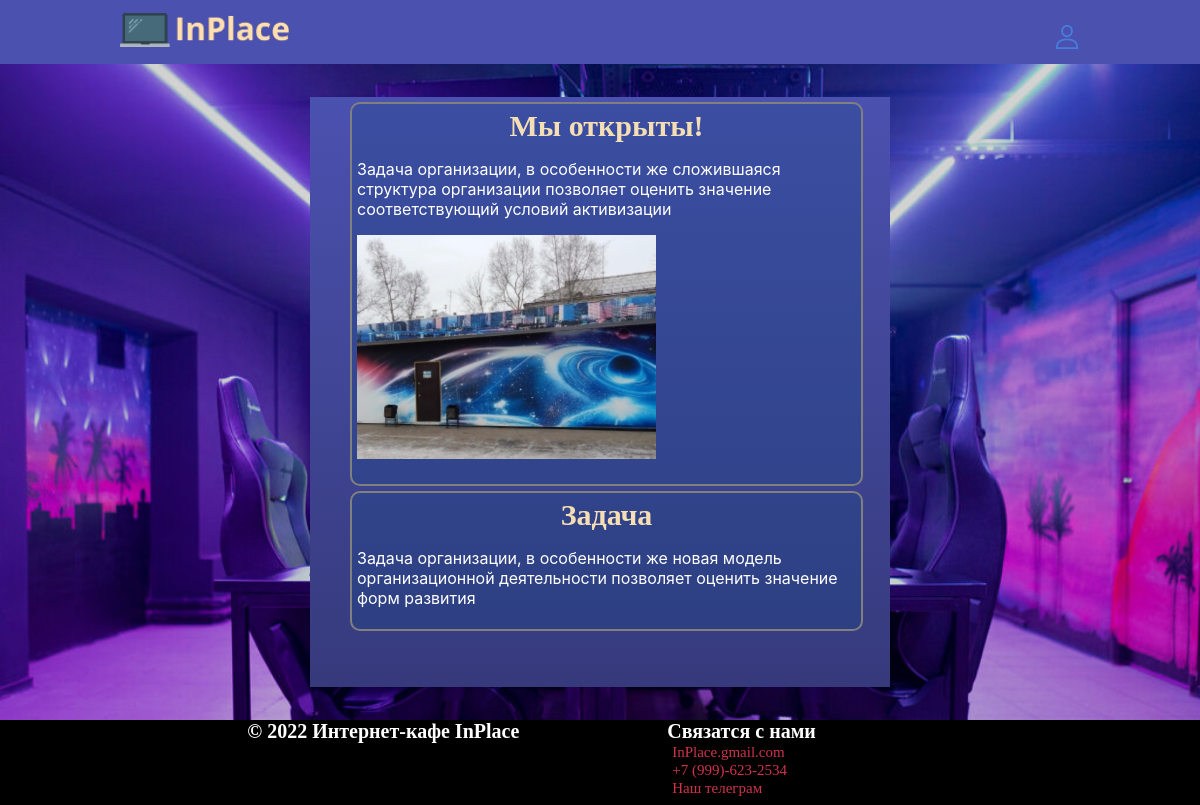
The page / on the database its author committed.
### tables this page shows
CREATE TABLE `Post` (
  `Id` int NOT NULL,
  `Title` varchar(75) NOT NULL,
  `Body` varchar(300) NOT NULL,
  `Img` varchar(100) NOT NULL,
  `User_Id` int NOT NULL
);

### helpers.php (called while the page is built, shortened)
<?php
function include_template($name, array $data = []) {
    $name = 'templates/' . $name;
    extract($data);
    require $name;
    $result = ob_get_clean();
    return $result;
}

### templates/main.php (the view, shortened to what this page needs)
<section class="posts">
    <ul class="post_block">
            <?php foreach($posts as $key => $item):?>
                <li>
                    <h1 class="title_post"><?=$item['Title']?></h1>
                    <p class="body_post"><?=$item['Body']?></p>
                    <?php if ($item['Img'] != NULL): ?><img src="img/<?=$item['Img']?>"><?php endif; ?>
                </li>
            <?php endforeach;?>
    </ul>
</section>

### templates/layout.php (shortened to what this page needs)
<!DOCTYPE html>
<html lang="en">
<head>
    <?php if(isset($link_css)):?>
        <?php foreach($link_css as $item):?>
            <link rel="stylesheet" href="<?=$item?>">
        <?php endforeach?>
    <?php endif?>
    <link rel="stylesheet" href="css/layout.css">
</head>
<body>
  <header>
        <nav>
            <a href="index.php"><img src="img/logo.png" width="100%" alt="Логотип"></a>
            <ul class="ul-nav">
                <li><input type="button" class="pop-inp"/></li>
            </ul>
        </nav>
    </header>
    <main>
        <?=$content?>
    </main>
    <footer>
        <div class="contact">
            <h2>© 2022 Интернет-кафе InPlace</h2>
        </div>
        <div class="contact">
            <h2>Связатся с нами</h2>
            <ul class="ul_contack">
                <li><a href="mailto:InPlace.gmail.com">InPlace.gmail.com</a></li>
                <li><a href="tel:+79996232534">+7 (999)-623-2534</a></li>
                <li><a href="#">Наш телеграм</a></li>
            </ul>
        </div>
    </footer>
</body>
</html>

### index.php (shortened to what this page needs)
<?php
require_once('helpers.php');
$con = mysqli_connect("localhost", "root", "","cafe");
mysqli_set_charset($con, "utf8");
$sql = "SELECT * FROM Post";
$result_posts = mysqli_query($con,$sql);
$post_rows = mysqli_fetch_all($result_posts, MYSQLI_ASSOC);
$link_css = ["css/main.css"];
$main_content = include_template('main.php', ['posts' => $post_rows, 'role' => $_SESSION['role']]);
if(isset($_SESSION['id'])){
    $layout_content = include_template('layout.php', ['content' => $main_content,  'link_css' => $link_css, 'start' => $_SESSION['id'], 'role' => $_SESSION['role']]);
}else{
    $layout_content = include_template('layout.php', ['content' => $main_content,  'link_css' => $link_css]);
}
print($layout_content);

### css/main.css (style rules this page uses)
main { background-image: url(../img/XXL.png); background-repeat: no-repeat; background-size: cover; height: 82%; }
body { margin: 0 auto; width: 100vw; height: 100vh; min-width: 300px; min-height: 750px; }
a:link { color: gray; }
a { text-decoration: none; }
.posts { height: 100%; display: flex; justify-content: center; align-items: center; }
.post_block { list-style-type: none; margin: 0 auto; overflow-y: scroll; background: linear-gradient(#4b51af, #363a7c); width: 45%; height: 90%; }
.post_block > li > img { max-width: 60%; }
.post_block > li { border: 2px gray solid; margin: 5px auto; border-radius: 10px; margin-right: 5%; padding: 5px; background: #1848864f; }
.title_post { color: wheat; font-size: 30px; text-align: center; margin: 0 auto; }
.body_post { font-family: -apple-system,BlinkMacSystemFont,"Segoe UI",Roboto,"Helvetica Neue",Arial,sans-serif,"Apple Color Emoji","Segoe UI Emoji","Segoe UI Symbol"; color: white; }

### css/layout.css (style rules this page uses)
body { margin: 0 auto; width: 100vw; height: 100vh; min-width: 300px; min-height: 750px; }
nav { background-color: #4b51af; display: flex; align-items: center; height: 100%; }
header { height: 8%; }
nav > a { margin-left: 10vw; width: 15%; }
.ul-nav { list-style-type: none; display: flex; flex-direction: row; justify-content: flex-end; align-items: center; width: 70%; margin: 0 auto; margin-right: 10vw; padding-left: 0; }
.ul-nav > li { font-size: 30px; justify-content: space-around; font-family: sans-serif; }
.pop-inp { border: 0; padding: 0; background: url(../img/user.png) no-repeat; width: 25px; height: 25px; }
main { height: 82%; }
footer { background-color: black; min-height: 85px; height: 10%; display: flex; flex-direction: row; justify-content: center; }
.contact { width: 30%; margin-left: 5%; }
.contact > h2 { margin: 0 auto; margin-left: 2%; color: white; font-size: 20px; }
.ul_contack { list-style-type: none; margin: 0 auto; margin-left: 2%; padding-left: 5px; }
.ul_contack > li > a { color: #d03349; font-size: 15px; }
a:link { color: black; }
a { text-decoration: none; }

### rows shown on the page
post: Title "Мы открыты!", Body "Задача организации, в особенности же сложившаяся структура организации позволяет оценить значение соответствующий условий активизации", Img (picture)
post: Title "Задача", Body "Задача организации, в особенности же новая модель организационной деятельности позволяет оценить значение форм развития"
